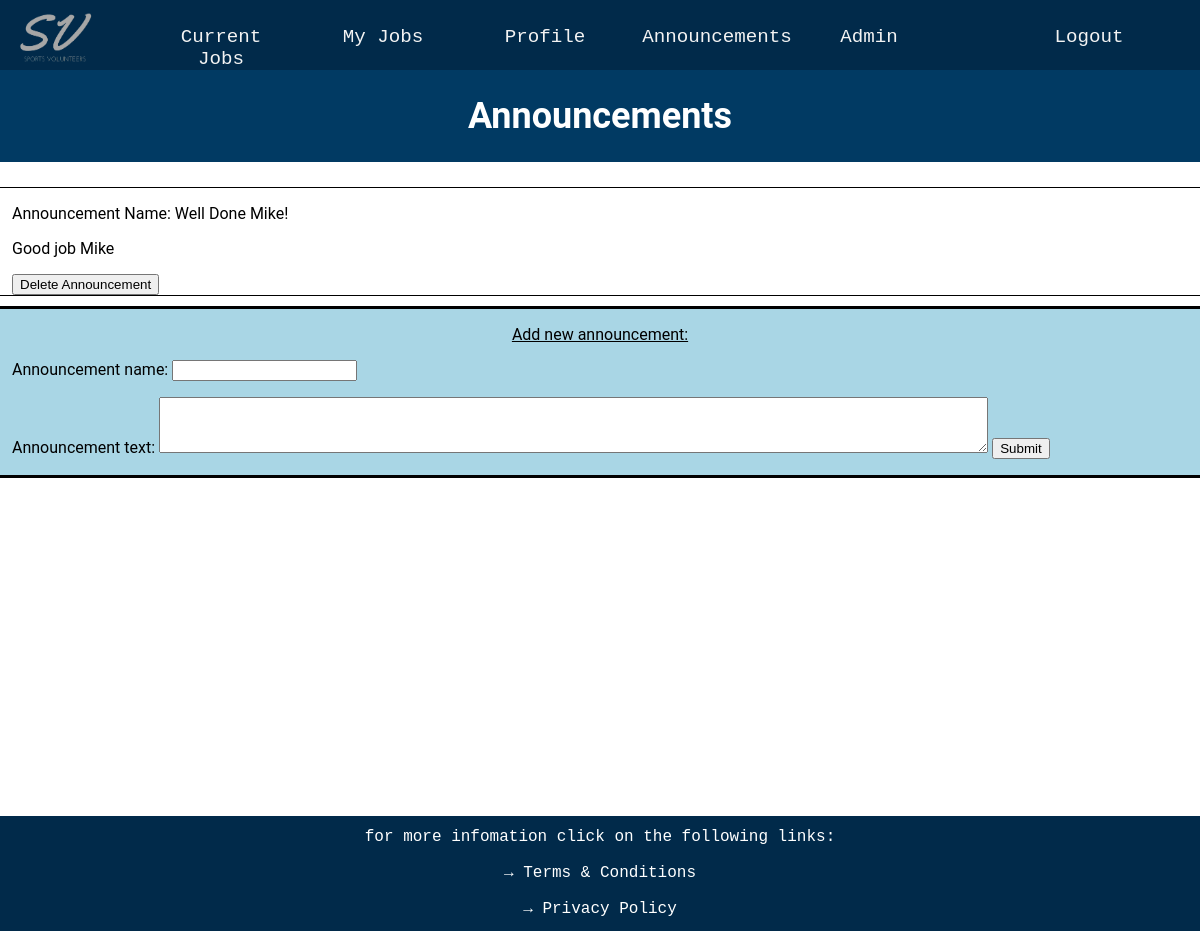
/announcements (signed in), run on the app's committed database.
### website/databases.py (models this page shows)
class Announcements(UserMixin, db.Model):
    __tablename__ = 'announcements'
    announcement_id = db.Column(db.Integer, primary_key=True, autoincrement=True)
    announcement_name = db.Column(db.String(40))
    announcement_text = db.Column(db.String(1000))

### website/routes.py (the view, shortened to what this page needs)
@app.route('/announcements', methods=['GET', 'POST'])
def announcements():
    all_announcements = Announcements.query.all()
    new_announcement_form = AnouncmentForm()
    return render_template('announcements.html', announcements = all_announcements, form = new_announcement_form,
                           current_user = current_user, prescription_level = prescription_level)

### website/forms.py
class AnouncmentForm(FlaskForm):
    announcement_text = TextAreaField('Announcement text', validators=[input_required(), Length(1, 1000)])
    announcement_name = StringField('Announcement name', validators=[input_required(), Length(1, 40)])
    submit = SubmitField('Submit')

### website/routes.py (called while the page is built)
@lm.user_loader
def load_user(user_id):
    return User.query.get(int(user_id))

### website/templates/announcements.html (shortened to what this page needs)
{% extends "layout.html" %}
{% block page_content %}
<div class="p-title-box">
    <h1 class = 'profile-title'> Announcements </h1>
</div>
{% for announcement in announcements %}
<div class="announcement_box">
    <p>Announcement Name: {{announcement.announcement_name}}</p>
    <p>{{announcement.announcement_text}}</p>
    {% if current_user.admin %}
    <form method="post">
        <input type="submit" value="Delete Announcement">
    </form>
    {% endif %}
</div>
{% endfor %}
{% if current_user.admin %}
<div class = 'new_announcement_box'>
    <p class = 'add_announcemenet_title'>Add new announcement:</p>
    <form action="" method="POST">
        <p>
        {{ form.announcement_name.label }}: {{ form.announcement_name() }}
        {{ form.announcement_text.label }}: {{ form.announcement_text(class = "announcement_text_input") }}
        {{ form.submit() }}
        </p>
    </form>
</div>
{% endif %}
{% endblock %}

### website/static/styles.css (style rules this page uses)
.profile-title, .timetable-title { text-align: center; font-size: 3vw; color: white; }
.p-title-box, .timetable-title-box { background-color: #013A63; padding: 1px; margin-bottom: 25px; }
.new_announcement_box { border-top: 3px solid black; border-bottom: 3px solid black; width: 98%; padding-left: 1%; padding-right: 1%; background-color: #A9D6E5; }
.announcement_text_input { width: 70%; height: 50px; }
.add_announcemenet_title { text-align: center; text-decoration: underline; }
.announcement_box { border-top: 1.5px solid black; border-bottom: 1.5px solid black; margin-bottom: 10px; padding-left: 1%; padding-right: 1%; }

### data on the page
Announcements: announcement_name "Well Done Mike!", announcement_text "Good job Mike"
